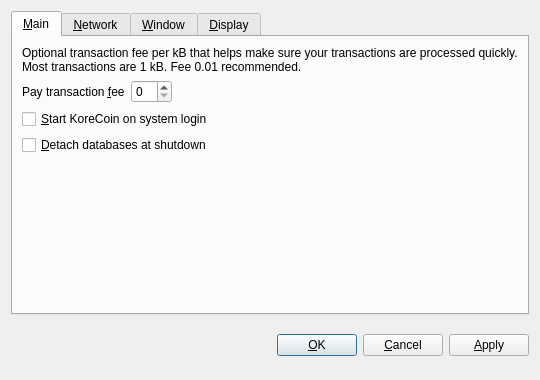
<?xml version="1.0" encoding="UTF-8"?>
<ui version="4.0">
 <class>OptionsDialog</class>
 <widget class="QDialog" name="OptionsDialog">
  <property name="geometry">
   <rect>
    <x>0</x>
    <y>0</y>
    <width>540</width>
    <height>380</height>
   </rect>
  </property>
  <property name="windowTitle">
   <string>Options</string>
  </property>
  <property name="modal">
   <bool>true</bool>
  </property>
  <layout class="QVBoxLayout" name="verticalLayout">
   <item>
    <widget class="QTabWidget" name="tabWidget">
     <property name="tabPosition">
      <enum>QTabWidget::North</enum>
     </property>
     <property name="currentIndex">
      <number>0</number>
     </property>
     <widget class="QWidget" name="tabMain">
      <attribute name="title">
       <string>&amp;Main</string>
      </attribute>
      <layout class="QVBoxLayout" name="verticalLayout_Main">
       <item>
        <widget class="QLabel" name="transactionFeeInfoLabel">
         <property name="text">
          <string>Optional transaction fee per kB that helps make sure your transactions are processed quickly. Most transactions are 1 kB. Fee 0.01 recommended.</string>
         </property>
         <property name="textFormat">
          <enum>Qt::PlainText</enum>
         </property>
         <property name="wordWrap">
          <bool>true</bool>
         </property>
        </widget>
       </item>
       <item>
        <layout class="QHBoxLayout" name="horizontalLayout_Main">
         <item>
          <widget class="QLabel" name="transactionFeeLabel">
           <property name="text">
            <string>Pay transaction &amp;fee</string>
           </property>
           <property name="textFormat">
            <enum>Qt::PlainText</enum>
           </property>
           <property name="buddy">
            <cstring>transactionFee</cstring>
           </property>
          </widget>
         </item>
         <item>
          <widget class="BitcoinAmountField" name="transactionFee"/>
         </item>
         <item>
          <spacer name="horizontalSpacer_Main">
           <property name="orientation">
            <enum>Qt::Horizontal</enum>
           </property>
           <property name="sizeHint" stdset="0">
            <size>
             <width>40</width>
             <height>20</height>
            </size>
           </property>
          </spacer>
         </item>
        </layout>
       </item>
       <item>
        <widget class="QCheckBox" name="bitcoinAtStartup">
         <property name="toolTip">
          <string>Automatically start KoreCoin after logging in to the system.</string>
         </property>
         <property name="text">
          <string>&amp;Start KoreCoin on system login</string>
         </property>
        </widget>
       </item>
       <item>
        <widget class="QCheckBox" name="detachDatabases">
         <property name="toolTip">
          <string>Detach block and address databases at shutdown. This means they can be moved to another data directory, but it slows down shutdown. The wallet is always detached.</string>
         </property>
         <property name="text">
          <string>&amp;Detach databases at shutdown</string>
         </property>
        </widget>
       </item>
       <item>
        <spacer name="verticalSpacer_Main">
         <property name="orientation">
          <enum>Qt::Vertical</enum>
         </property>
         <property name="sizeHint" stdset="0">
          <size>
           <width>20</width>
           <height>40</height>
          </size>
         </property>
        </spacer>
       </item>
      </layout>
     </widget>
     <widget class="QWidget" name="tabNetwork">
      <attribute name="title">
       <string>&amp;Network</string>
      </attribute>
      <layout class="QVBoxLayout" name="verticalLayout_Network">
       <item>
        <widget class="QCheckBox" name="mapPortUpnp">
         <property name="toolTip">
          <string>Automatically open the KoreCoin client port on the router. This only works when your router supports UPnP and it is enabled.</string>
         </property>
         <property name="text">
          <string>Map port using &amp;UPnP</string>
         </property>
        </widget>
       </item>
       <item>
        <widget class="QCheckBox" name="connectSocks">
         <property name="toolTip">
          <string>Connect to the KoreCoin network through a SOCKS proxy (e.g. when connecting through Tor).</string>
         </property>
         <property name="text">
          <string>&amp;Connect through SOCKS proxy:</string>
         </property>
        </widget>
       </item>
       <item>
        <layout class="QHBoxLayout" name="horizontalLayout_Network">
         <item>
          <widget class="QLabel" name="proxyIpLabel">
           <property name="text">
            <string>Proxy &amp;IP:</string>
           </property>
           <property name="textFormat">
            <enum>Qt::PlainText</enum>
           </property>
           <property name="buddy">
            <cstring>proxyIp</cstring>
           </property>
          </widget>
         </item>
         <item>
          <widget class="QValidatedLineEdit" name="proxyIp">
           <property name="maximumSize">
            <size>
             <width>140</width>
             <height>16777215</height>
            </size>
           </property>
           <property name="toolTip">
            <string>IP address of the proxy (e.g. 127.0.0.1)</string>
           </property>
          </widget>
         </item>
         <item>
          <widget class="QLabel" name="proxyPortLabel">
           <property name="text">
            <string>&amp;Port:</string>
           </property>
           <property name="textFormat">
            <enum>Qt::PlainText</enum>
           </property>
           <property name="buddy">
            <cstring>proxyPort</cstring>
           </property>
          </widget>
         </item>
         <item>
          <widget class="QLineEdit" name="proxyPort">
           <property name="maximumSize">
            <size>
             <width>55</width>
             <height>16777215</height>
            </size>
           </property>
           <property name="toolTip">
            <string>Port of the proxy (e.g. 9050)</string>
           </property>
          </widget>
         </item>
         <item>
          <widget class="QLabel" name="socksVersionLabel">
           <property name="text">
            <string>SOCKS &amp;Version:</string>
           </property>
           <property name="textFormat">
            <enum>Qt::PlainText</enum>
           </property>
           <property name="buddy">
            <cstring>socksVersion</cstring>
           </property>
          </widget>
         </item>
         <item>
          <widget class="QValueComboBox" name="socksVersion">
           <property name="toolTip">
            <string>SOCKS version of the proxy (e.g. 5)</string>
           </property>
          </widget>
         </item>
         <item>
          <spacer name="horizontalSpacer_Network">
           <property name="orientation">
            <enum>Qt::Horizontal</enum>
           </property>
           <property name="sizeHint" stdset="0">
            <size>
             <width>40</width>
             <height>20</height>
            </size>
           </property>
          </spacer>
         </item>
        </layout>
       </item>
       <item>
        <spacer name="verticalSpacer_Network">
         <property name="orientation">
          <enum>Qt::Vertical</enum>
         </property>
         <property name="sizeHint" stdset="0">
          <size>
           <width>20</width>
           <height>40</height>
          </size>
         </property>
        </spacer>
       </item>
      </layout>
     </widget>
     <widget class="QWidget" name="tabWindow">
      <attribute name="title">
       <string>&amp;Window</string>
      </attribute>
      <layout class="QVBoxLayout" name="verticalLayout_Window">
       <item>
        <widget class="QCheckBox" name="minimizeToTray">
         <property name="toolTip">
          <string>Show only a tray icon after minimizing the window.</string>
         </property>
         <property name="text">
          <string>&amp;Minimize to the tray instead of the taskbar</string>
         </property>
        </widget>
       </item>
       <item>
        <widget class="QCheckBox" name="minimizeOnClose">
         <property name="toolTip">
          <string>Minimize instead of exit the application when the window is closed. When this option is enabled, the application will be closed only after selecting Quit in the menu.</string>
         </property>
         <property name="text">
          <string>M&amp;inimize on close</string>
         </property>
        </widget>
       </item>
       <item>
        <spacer name="verticalSpacer_Window">
         <property name="orientation">
          <enum>Qt::Vertical</enum>
         </property>
         <property name="sizeHint" stdset="0">
          <size>
           <width>20</width>
           <height>40</height>
          </size>
         </property>
        </spacer>
       </item>
      </layout>
     </widget>
     <widget class="QWidget" name="tabDisplay">
      <attribute name="title">
       <string>&amp;Display</string>
      </attribute>
      <layout class="QVBoxLayout" name="verticalLayout_Display">
       <item>
        <layout class="QHBoxLayout" name="horizontalLayout_1_Display">
         <item>
          <widget class="QLabel" name="langLabel">
           <property name="text">
            <string>User Interface &amp;language:</string>
           </property>
           <property name="textFormat">
            <enum>Qt::PlainText</enum>
           </property>
           <property name="buddy">
            <cstring>lang</cstring>
           </property>
          </widget>
         </item>
         <item>
          <widget class="QValueComboBox" name="lang">
           <property name="toolTip">
            <string>The user interface language can be set here. This setting will take effect after restarting KoreCoin.</string>
           </property>
          </widget>
         </item>
        </layout>
       </item>
       <item>
        <layout class="QHBoxLayout" name="horizontalLayout_2_Display">
         <item>
          <widget class="QLabel" name="unitLabel">
           <property name="text">
            <string>&amp;Unit to show amounts in:</string>
           </property>
           <property name="textFormat">
            <enum>Qt::PlainText</enum>
           </property>
           <property name="buddy">
            <cstring>unit</cstring>
           </property>
          </widget>
         </item>
         <item>
          <widget class="QValueComboBox" name="unit">
           <property name="toolTip">
            <string>Choose the default subdivision unit to show in the interface and when sending coins.</string>
           </property>
          </widget>
         </item>
        </layout>
       </item>
       <item>
        <widget class="QCheckBox" name="displayAddresses">
         <property name="toolTip">
          <string>Whether to show KoreCoin addresses in the transaction list or not.</string>
         </property>
         <property name="text">
          <string>&amp;Display addresses in transaction list</string>
         </property>
        </widget>
       </item>
       <item>
        <widget class="QCheckBox" name="coinControlFeatures">
         <property name="toolTip">
          <string>Whether to show coin control features or not.</string>
         </property>
         <property name="text">
          <string>Display coin &amp;control features (experts only!)</string>
         </property>
        </widget>
       </item>
       <item>
        <spacer name="verticalSpacer_Display">
         <property name="orientation">
          <enum>Qt::Vertical</enum>
         </property>
         <property name="sizeHint" stdset="0">
          <size>
           <width>20</width>
           <height>40</height>
          </size>
         </property>
        </spacer>
       </item>
      </layout>
     </widget>
    </widget>
   </item>
   <item>
    <layout class="QHBoxLayout" name="horizontalLayout_Buttons">
     <item>
      <spacer name="horizontalSpacer_1">
       <property name="orientation">
        <enum>Qt::Horizontal</enum>
       </property>
       <property name="sizeHint" stdset="0">
        <size>
         <width>40</width>
         <height>48</height>
        </size>
       </property>
      </spacer>
     </item>
     <item>
      <widget class="QLabel" name="statusLabel">
       <property name="font">
        <font>
         <weight>75</weight>
         <bold>true</bold>
        </font>
       </property>
       <property name="text">
        <string/>
       </property>
       <property name="textFormat">
        <enum>Qt::PlainText</enum>
       </property>
       <property name="wordWrap">
        <bool>true</bool>
       </property>
      </widget>
     </item>
     <item>
      <spacer name="horizontalSpacer_2">
       <property name="orientation">
        <enum>Qt::Horizontal</enum>
       </property>
       <property name="sizeHint" stdset="0">
        <size>
         <width>40</width>
         <height>48</height>
        </size>
       </property>
      </spacer>
     </item>
     <item>
      <widget class="QPushButton" name="okButton">
       <property name="text">
        <string>&amp;OK</string>
       </property>
      </widget>
     </item>
     <item>
      <widget class="QPushButton" name="cancelButton">
       <property name="text">
        <string>&amp;Cancel</string>
       </property>
       <property name="autoDefault">
        <bool>false</bool>
       </property>
      </widget>
     </item>
     <item>
      <widget class="QPushButton" name="applyButton">
       <property name="text">
        <string>&amp;Apply</string>
       </property>
       <property name="autoDefault">
        <bool>false</bool>
       </property>
      </widget>
     </item>
    </layout>
   </item>
  </layout>
 </widget>
 <customwidgets>
  <customwidget>
   <class>BitcoinAmountField</class>
   <extends>QSpinBox</extends>
   <header>bitcoinamountfield.h</header>
  </customwidget>
  <customwidget>
   <class>QValueComboBox</class>
   <extends>QComboBox</extends>
   <header>qvaluecombobox.h</header>
  </customwidget>
  <customwidget>
   <class>QValidatedLineEdit</class>
   <extends>QLineEdit</extends>
   <header>qvalidatedlineedit.h</header>
  </customwidget>
 </customwidgets>
 <resources/>
 <connections/>
</ui>
